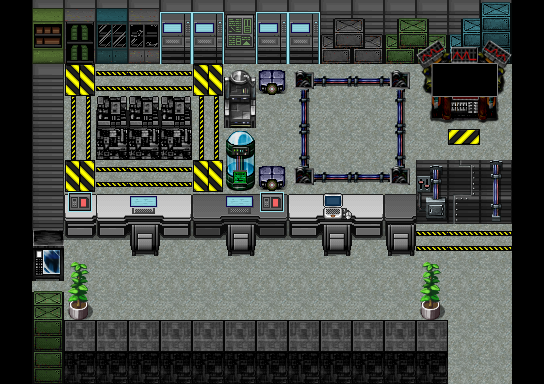

Tiled map render using the project's own tile images. Description and the whole map definition, tile-layer contents included, below:
An orthogonal 17x12 tile map with 32x32 px tiles, 8 tile layers (piso, piso2, paredes, objetos, ...), 6 tilesets.

<map version="1.2" tiledversion="1.2.2" orientation="orthogonal" renderorder="right-down" width="17" height="12" tilewidth="32" tileheight="32" infinite="0" nextlayerid="22" nextobjectid="1">
 <tileset firstgid="1" source="tsx/Tecno03.tsx" />
 <tileset firstgid="257" source="tsx/Piso03.tsx" />
 <tileset firstgid="385" source="tsx/Tecno01.tsx" />
 <tileset firstgid="641" source="tsx/Tecno04.tsx" />
 <tileset firstgid="897" source="tsx/Tecno05.tsx" />
 <tileset firstgid="1153" source="tsx/col_red.tsx" />
 <layer id="14" name="piso" width="17" height="12">
  <data encoding="csv">
0,331,331,331,331,331,331,331,331,331,331,331,331,331,331,331,0,
0,331,331,331,331,331,331,331,331,331,331,331,331,331,331,331,0,
0,331,331,331,331,331,331,331,331,331,331,331,331,331,331,331,0,
0,331,331,331,331,331,331,331,331,331,331,331,331,331,331,331,0,
0,331,331,331,331,331,331,331,331,331,331,331,331,331,331,331,0,
0,331,331,331,331,331,331,331,331,331,331,331,331,331,331,331,0,
0,331,331,331,331,331,331,331,331,331,331,331,331,331,331,331,0,
0,331,331,331,331,331,331,331,331,331,331,331,331,331,331,331,0,
0,331,331,331,331,331,331,331,331,331,331,331,331,331,331,331,0,
0,331,331,331,331,331,331,331,331,331,331,331,331,331,331,331,0,
0,331,331,331,331,331,331,331,331,331,331,331,331,331,331,331,0,
0,331,331,331,331,331,331,331,331,331,331,331,331,331,331,331,0
</data>
 </layer>
 <layer id="15" name="piso2" width="17" height="12">
  <data encoding="csv">
0,0,0,0,0,0,0,0,0,0,0,0,0,0,0,0,0,
0,0,0,0,0,0,0,0,0,0,0,0,0,0,0,0,0,
0,0,0,0,0,0,0,0,0,0,0,0,0,0,0,0,0,
0,0,0,0,0,0,0,0,0,0,0,0,0,0,0,0,0,
0,0,0,0,0,0,0,0,0,0,0,0,0,0,0,0,0,
0,0,0,0,0,0,0,0,0,0,0,0,0,0,0,0,0,
0,0,0,0,0,0,0,0,0,0,0,0,0,0,0,0,0,
0,0,0,0,0,0,0,0,0,0,0,0,0,0,0,0,0,
0,0,0,0,0,0,0,0,0,0,0,0,0,0,0,0,0,
0,0,0,0,0,0,0,0,0,0,0,0,0,0,0,0,0,
0,0,0,0,0,0,0,0,0,0,0,0,0,0,0,0,0,
0,0,0,0,0,0,0,0,0,0,0,0,0,0,0,0,0
</data>
 </layer>
 <layer id="16" name="paredes" width="17" height="12">
  <data encoding="csv">
0,737,737,737,737,737,737,737,737,737,737,737,737,737,737,737,0,
0,753,753,753,753,753,753,753,753,753,753,753,753,753,753,753,0,
0,737,0,0,0,0,0,0,0,0,0,0,0,0,0,0,0,
0,753,0,0,0,0,0,0,0,0,0,0,0,0,0,0,0,
0,753,0,0,0,0,0,0,0,0,0,0,0,0,0,0,0,
0,753,0,0,0,0,0,0,0,0,0,0,0,753,753,753,0,
0,753,0,0,0,0,0,0,0,0,0,0,0,753,753,753,0,
0,753,0,0,0,0,0,0,0,0,0,0,0,0,0,0,0,
0,0,0,0,0,0,0,0,0,0,0,0,0,0,0,0,0,
0,642,0,0,0,0,0,0,0,0,0,0,0,0,0,0,0,
0,0,0,0,0,0,0,0,0,0,0,0,0,0,0,0,0,
0,0,0,0,0,0,0,0,0,0,0,0,0,0,0,0,0
</data>
 </layer>
 <layer id="17" name="objetos" width="17" height="12">
  <data encoding="csv">
0,828,706,798,708,772,772,646,772,772,666,667,668,669,670,672,0,
0,844,722,814,724,788,788,662,788,788,682,683,684,685,686,688,0,
0,737,0,0,0,0,3221225724,997,0,0,0,0,0,0,0,0,0,
0,0,0,710,710,710,0,1013,0,0,0,0,0,0,0,0,0,
0,0,0,726,726,726,0,0,0,0,0,0,0,0,0,0,0,
0,0,252,0,0,0,3221225724,0,0,0,0,0,0,1085,1085,1085,0,
0,0,714,714,715,716,717,718,719,746,747,748,749,1085,1085,1085,0,
0,513,730,730,731,732,733,734,735,762,763,764,765,0,0,0,0,
0,529,0,0,0,0,0,0,0,0,0,0,0,0,0,0,0,
0,0,1100,0,0,0,0,0,0,0,0,0,0,1100,0,0,0,
0,674,0,0,0,0,0,0,0,0,0,0,0,0,0,0,0,
0,674,773,773,773,773,773,773,773,773,773,773,773,773,0,0,0
</data>
 </layer>
 <layer id="18" name="danger" width="17" height="12">
  <data encoding="csv">
0,0,0,0,0,0,0,0,0,0,0,0,0,0,0,0,0,
0,0,0,0,0,0,0,0,0,0,0,0,0,538,539,540,0,
0,0,252,2684354808,2684354808,2684354792,0,0,436,400,428,428,413,554,555,556,0,
0,0,232,0,0,0,232,0,0,414,0,0,414,570,571,572,0,
0,0,248,0,0,0,248,519,0,414,0,0,414,0,0,0,0,
0,0,0,2684354808,2684354808,2684354792,0,535,436,431,428,428,448,993,994,995,0,
0,0,693,0,0,0,0,0,693,0,57,0,0,1009,1010,1011,0,
0,0,0,0,50,0,0,50,0,0,50,0,50,2684354808,2684354808,2684354792,0,
0,0,0,0,0,0,0,0,0,0,0,0,0,0,0,0,0,
0,0,0,0,0,0,0,0,0,0,0,0,0,0,0,0,0,
0,0,0,0,0,0,0,0,0,0,0,0,0,0,0,0,0,
0,0,0,0,0,0,0,0,0,0,0,0,0,0,0,0,0
</data>
 </layer>
 <layer id="19" name="sobreDanger" width="17" height="12">
  <data encoding="csv">
0,0,0,0,0,0,0,0,0,0,0,0,0,0,0,0,0,
0,0,0,0,0,0,0,0,0,0,0,0,0,0,0,0,0,
0,0,3221225724,0,0,0,252,0,0,0,0,0,0,0,0,0,0,
0,0,0,0,0,0,0,0,0,0,0,0,0,0,0,0,0,
0,0,0,0,0,0,0,0,0,0,0,0,0,0,2684354812,0,0,
0,0,3221225724,0,0,0,252,0,0,0,0,0,0,0,0,0,0,
0,0,0,0,0,0,0,0,0,0,0,0,0,0,0,0,0,
0,0,0,0,0,0,0,0,0,0,0,0,0,0,0,0,0,
0,0,0,0,0,0,0,0,0,0,0,0,0,0,0,0,0,
0,0,0,0,0,0,0,0,0,0,0,0,0,0,0,0,0,
0,0,0,0,0,0,0,0,0,0,0,0,0,0,0,0,0,
0,0,0,0,0,0,0,0,0,0,0,0,0,0,0,0,0
</data>
 </layer>
 <layer id="20" name="Ceiling" width="17" height="12">
  <data encoding="csv">
0,0,0,0,0,0,0,0,0,0,0,0,0,0,0,0,0,
0,0,0,0,0,0,0,0,0,0,0,0,0,0,0,0,0,
0,0,0,0,0,0,0,0,0,0,0,0,0,0,0,0,0,
0,0,0,0,0,0,0,0,0,0,0,0,0,0,0,0,0,
0,0,0,0,0,0,0,0,0,0,0,0,0,0,0,0,0,
0,0,0,0,0,0,0,0,0,0,0,0,0,0,0,0,0,
0,0,0,0,0,0,0,0,0,0,0,0,0,0,0,0,0,
0,0,0,0,0,0,0,0,0,0,0,0,0,0,0,0,0,
0,0,1084,0,0,0,0,0,0,0,0,0,0,1084,0,0,0,
0,0,0,0,0,0,0,0,0,0,0,0,0,0,0,0,0,
0,0,757,757,757,757,757,757,757,757,757,757,757,757,0,0,0,
0,0,0,0,0,0,0,0,0,0,0,0,0,0,0,0,0
</data>
 </layer>
 <layer id="21" name="Collider" width="17" height="12" opacity="0">
  <data encoding="csv">
1153,0,0,0,0,0,0,0,0,0,0,0,0,0,0,0,1153,
1153,0,0,0,0,0,0,0,0,0,0,0,0,0,0,0,1153,
1153,0,0,0,0,0,0,0,0,0,0,0,0,0,0,0,1153,
1153,0,0,0,0,0,0,0,0,0,0,0,0,0,0,0,1153,
1153,0,0,0,0,0,0,0,0,0,0,0,0,0,0,0,1153,
1153,0,0,0,0,0,0,0,0,0,0,0,0,0,0,0,1153,
1153,1153,1153,1153,1153,1153,1153,1153,1153,1153,1153,1153,0,1153,1153,1153,1153,
1153,1153,0,0,0,0,0,0,0,0,0,0,0,0,0,0,1153,
1153,1153,0,0,0,0,0,0,0,0,0,0,0,0,0,0,1153,
1153,1153,1153,0,0,0,0,0,0,0,0,0,0,1153,0,0,1153,
1153,0,0,0,0,0,0,0,0,0,0,0,0,0,0,0,1153,
1153,1153,1153,1153,1153,1153,1153,1153,1153,1153,1153,1153,1153,1153,0,0,1153
</data>
 </layer>
</map>
